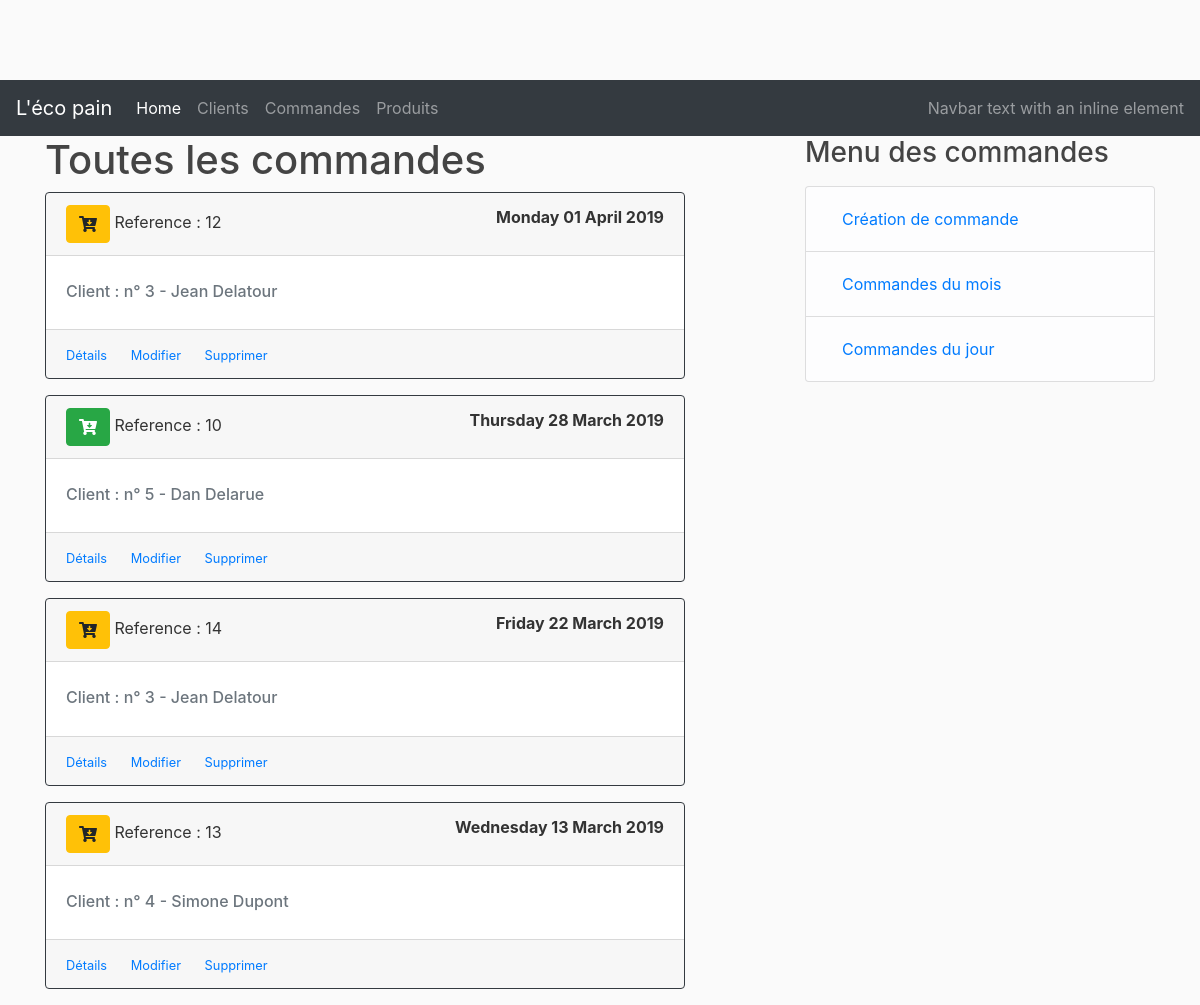
The page /orders on the database its author committed.
### lecopain/models.py (models this page shows, shortened)
class Order(db.Model):
    __tablename__ = 'orders'
    id = db.Column(db.Integer, primary_key=True)
    title = db.Column(db.String(50), nullable=False)
    order_dt = db.Column(db.DateTime)
    created_at = db.Column(db.DateTime, nullable=False, default=datetime.utcnow)
    customer_id = db.Column(db.Integer, db.ForeignKey('customers.id'), nullable=False)
    status = db.Column(db.String(20), nullable=False)

### lecopain/controllers/order_controller.py (the view)
@order_page.route("/orders", methods=['GET', 'POST'])
def orders():
    orders = Order.query.order_by(Order.order_dt.desc()).all()
    customerMap = {}
    for order in orders :
        customer = Customer.query.get_or_404(order.customer_id)
        customerMap[customer.id] = str(customer.firstname + " " + customer.lastname)
        print("addd : " + customerMap[customer.id])
    for item in customerMap.items() :
        print (str(item))
    return render_template('/orders/orders.html', orders=orders, customerMap=customerMap, title="Toutes les commandes")

### lecopain/templates/orders/orders.html (shortened to what this page needs)
{% extends "layout.html" %}
{% block content %}
    {% for order in orders %}
    <div class="card border-dark mb-3" style="width: 40rem;">
        <div class="card-header">
            {% if order.status == 'EN COURS' %}
            <span class="btn btn-warning" style="font-size: 1,8em;">
            {% endif %}
            {% if order.status == 'PAYEE' %}
            <span class="btn btn-success" style="font-size: 1,8em;">
            {% endif %}
                <i class="fas fa-cart-arrow-down "></i>
            </span>
            Reference : {{order.id}}
            <span style="float: right"><b>{{ order.order_dt.strftime('%A %d %B %Y') }}</b></span>
        </div>
        <div class="card-body">
            <h6 class="card-subtitle mb-2 text-muted">Client : n° {{ order.customer_id }} - {{customerMap[order.customer_id]}}</h6>
        </div>
        <div class="card-footer">
            <small class="text-muted">
                <a href="/orders/{{order.id}}" class="card-link">Détails</a>
                <a href="/orders/update/{{order.id}}" class="card-link">Modifier</a>
                <a href="/orders/delete/{{order.id}}" class="card-link">Supprimer</a>
            </small>
        </div>
    </div>
    {% endfor %}
{% endblock %}
{% block right_menu %}
<div class="content-section">
    <h3>Menu des commandes</h3>
    <p class='text-muted'>
        <ul class="list-group">
        <li class="list-group-item list-group-item-light">
            <a class="nav-link" href="/orders/new">Création de commande</a></li>
        <li class="list-group-item list-group-item-light">
            <a class="nav-link" href="/orders/year/0/month/0">Commandes du mois</a></li>
        <li class="list-group-item list-group-item-light">
            <a class="nav-link" href="/orders/year/0/month/0/day/0">Commandes du jour</a></li>
        </ul>
    </p>
</div>
{% endblock %}

### lecopain/static/main.css (style rules this page uses)
body { background: #fafafa; color: #333333; margin-top: 5rem; }
h1, h2, h3, h4, h5, h6 { color:#444444; }

### rows shown on the page
Order: id "12", order_dt "Monday 01 April 2019", customer_id "3", customerMap "Jean Delatour"
Order: id "10", order_dt "Thursday 28 March 2019", customer_id "5", customerMap "Dan Delarue"
Order: id "14", order_dt "Friday 22 March 2019", customer_id "3", customerMap "Jean Delatour"
Order: id "13", order_dt "Wednesday 13 March 2019", customer_id "4", customerMap "Simone Dupont"

### other values the page prints
{{ title }} "Toutes les commandes"
